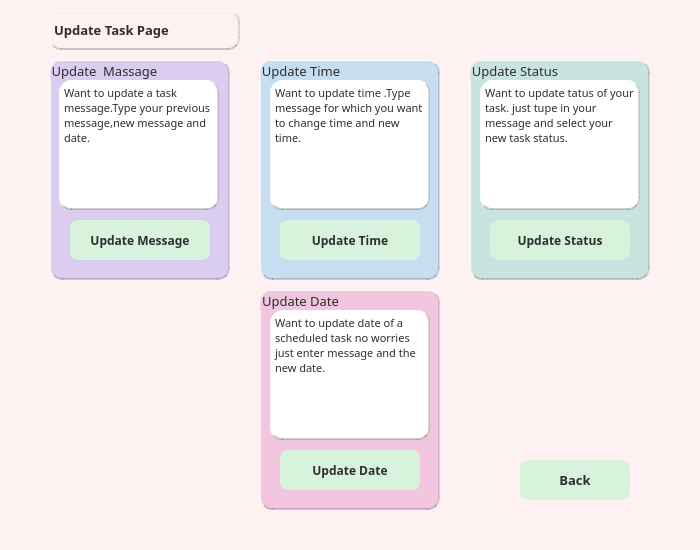
<?xml version="1.0" encoding="UTF-8"?>
<ui version="4.0">
 <class>UpdateTasksPage</class>
 <widget class="QWidget" name="UpdateTasksPage">
  <property name="geometry">
   <rect>
    <x>0</x>
    <y>0</y>
    <width>700</width>
    <height>550</height>
   </rect>
  </property>
  <property name="windowTitle">
   <string>Form</string>
  </property>
  <property name="styleSheet">
   <string notr="true">QFrame {
    background-color: white;
    border-radius: 12px;
    border-top: 1px solid rgba(255, 255, 255, 0.9);
    border-left: 1px solid rgba(255, 255, 255, 0.7);
    border-bottom: 2px solid rgba(0, 0, 0, 0.18);
    border-right: 2px solid rgba(0, 0, 0, 0.12);
}
QWidget {
    background-color: #fdf1f1;   /* pastel pink background */
    color: #2e2e2e;              /* charcoal text */
}

QPushButton {
    background-color: #d8f3dc;   /* mint green buttons */
    color: #2e2e2e;              /* dark text */
   
    border-radius: 8px;
    padding: 8px;
}

QPushButton:pressed {
    background-color: #fff5e1;   /* soft cream when pressed */
}
QDateEdit{
 background-color:white;
}
QTimeEdit
{
background-color:white;
}
QPlainTextEdit
{
background-color:white;
}
QComboBox
{
background-color:white;
}

</string>
  </property>
  <widget class="QGroupBox" name="groupBox">
   <property name="geometry">
    <rect>
     <x>50</x>
     <y>60</y>
     <width>180</width>
     <height>220</height>
    </rect>
   </property>
   <property name="font">
    <font>
     <family>Segoe Script</family>
     <pointsize>10</pointsize>
    </font>
   </property>
   <property name="styleSheet">
    <string notr="true">QGroupBox {
    background-color: #DBCDF0;
    border-radius: 12px;
    border-top: 1px solid rgba(255, 255, 255, 0.9);
    border-left: 1px solid rgba(255, 255, 255, 0.7);
    border-bottom: 2px solid rgba(0, 0, 0, 0.18);
    border-right: 2px solid rgba(0, 0, 0, 0.12);
}</string>
   </property>
   <property name="title">
    <string>Update  Massage</string>
   </property>
   <widget class="QPlainTextEdit" name="plainTextEdit">
    <property name="geometry">
     <rect>
      <x>9</x>
      <y>20</y>
      <width>160</width>
      <height>130</height>
     </rect>
    </property>
    <property name="font">
     <font>
      <family>Segoe Script</family>
      <pointsize>8</pointsize>
     </font>
    </property>
    <property name="plainText">
     <string>Want to update a task message.Type your previous message,new message and date.</string>
    </property>
   </widget>
   <widget class="QPushButton" name="btnUpdateMsg">
    <property name="geometry">
     <rect>
      <x>20</x>
      <y>160</y>
      <width>140</width>
      <height>40</height>
     </rect>
    </property>
    <property name="font">
     <font>
      <family>Segoe Script</family>
      <pointsize>9</pointsize>
      <bold>true</bold>
     </font>
    </property>
    <property name="text">
     <string>Update Message</string>
    </property>
   </widget>
  </widget>
  <widget class="QGroupBox" name="groupBox_2">
   <property name="geometry">
    <rect>
     <x>260</x>
     <y>60</y>
     <width>180</width>
     <height>220</height>
    </rect>
   </property>
   <property name="font">
    <font>
     <family>Segoe Script</family>
     <pointsize>10</pointsize>
    </font>
   </property>
   <property name="styleSheet">
    <string notr="true">QGroupBox {
    background-color: #C6DEF1;
    border-radius: 12px;
    border-top: 1px solid rgba(255, 255, 255, 0.9);
    border-left: 1px solid rgba(255, 255, 255, 0.7);
    border-bottom: 2px solid rgba(0, 0, 0, 0.18);
    border-right: 2px solid rgba(0, 0, 0, 0.12);
}</string>
   </property>
   <property name="title">
    <string>Update Time</string>
   </property>
   <widget class="QPlainTextEdit" name="plainTextEdit_3">
    <property name="geometry">
     <rect>
      <x>10</x>
      <y>20</y>
      <width>160</width>
      <height>130</height>
     </rect>
    </property>
    <property name="font">
     <font>
      <family>Segoe Script</family>
      <pointsize>8</pointsize>
     </font>
    </property>
    <property name="plainText">
     <string>Want to update time .Type message for which you want to change time and new time.</string>
    </property>
   </widget>
   <widget class="QPushButton" name="btnUpdateTime">
    <property name="geometry">
     <rect>
      <x>20</x>
      <y>160</y>
      <width>140</width>
      <height>40</height>
     </rect>
    </property>
    <property name="font">
     <font>
      <family>Segoe Script</family>
      <pointsize>9</pointsize>
      <bold>true</bold>
     </font>
    </property>
    <property name="text">
     <string>Update Time</string>
    </property>
   </widget>
  </widget>
  <widget class="QGroupBox" name="groupBox_3">
   <property name="geometry">
    <rect>
     <x>470</x>
     <y>60</y>
     <width>180</width>
     <height>220</height>
    </rect>
   </property>
   <property name="font">
    <font>
     <family>Segoe Script</family>
     <pointsize>10</pointsize>
    </font>
   </property>
   <property name="styleSheet">
    <string notr="true">QGroupBox {
    background-color: #C9E4DE;
    border-radius: 12px;
    border-top: 1px solid rgba(255, 255, 255, 0.9);
    border-left: 1px solid rgba(255, 255, 255, 0.7);
    border-bottom: 2px solid rgba(0, 0, 0, 0.18);
    border-right: 2px solid rgba(0, 0, 0, 0.12);
}</string>
   </property>
   <property name="title">
    <string>Update Status</string>
   </property>
   <widget class="QPlainTextEdit" name="plainTextEdit_4">
    <property name="geometry">
     <rect>
      <x>10</x>
      <y>20</y>
      <width>160</width>
      <height>130</height>
     </rect>
    </property>
    <property name="font">
     <font>
      <family>Segoe Script</family>
      <pointsize>8</pointsize>
     </font>
    </property>
    <property name="plainText">
     <string>Want to update tatus of your task. just tupe in your message and select your new task status.</string>
    </property>
   </widget>
   <widget class="QPushButton" name="btnUpdateStatus">
    <property name="geometry">
     <rect>
      <x>20</x>
      <y>160</y>
      <width>140</width>
      <height>40</height>
     </rect>
    </property>
    <property name="font">
     <font>
      <family>Segoe Script</family>
      <pointsize>9</pointsize>
      <bold>true</bold>
     </font>
    </property>
    <property name="text">
     <string>Update Status</string>
    </property>
   </widget>
  </widget>
  <widget class="QPushButton" name="btnBack">
   <property name="geometry">
    <rect>
     <x>520</x>
     <y>460</y>
     <width>110</width>
     <height>40</height>
    </rect>
   </property>
   <property name="font">
    <font>
     <family>Segoe Script</family>
     <pointsize>10</pointsize>
     <bold>true</bold>
    </font>
   </property>
   <property name="text">
    <string>Back</string>
   </property>
  </widget>
  <widget class="QLabel" name="UpdateTaskLabel">
   <property name="geometry">
    <rect>
     <x>49</x>
     <y>10</y>
     <width>191</width>
     <height>40</height>
    </rect>
   </property>
   <property name="font">
    <font>
     <family>Segoe Script</family>
     <pointsize>10</pointsize>
     <bold>true</bold>
    </font>
   </property>
   <property name="text">
    <string>Update Task Page</string>
   </property>
  </widget>
  <widget class="QGroupBox" name="groupBox_4">
   <property name="geometry">
    <rect>
     <x>260</x>
     <y>290</y>
     <width>180</width>
     <height>220</height>
    </rect>
   </property>
   <property name="font">
    <font>
     <family>Segoe Script</family>
     <pointsize>10</pointsize>
    </font>
   </property>
   <property name="styleSheet">
    <string notr="true">

QGroupBox{
   background-color:#F2C6DE;

    border-radius: 12px;
    border-top: 1px solid rgba(255, 255, 255, 0.9);
    border-left: 1px solid rgba(255, 255, 255, 0.7);
    border-bottom: 2px solid rgba(0, 0, 0, 0.18);
    border-right: 2px solid rgba(0, 0, 0, 0.12);
}</string>
   </property>
   <property name="title">
    <string>Update Date</string>
   </property>
   <widget class="QPlainTextEdit" name="plainTextEdit_2">
    <property name="geometry">
     <rect>
      <x>10</x>
      <y>20</y>
      <width>160</width>
      <height>130</height>
     </rect>
    </property>
    <property name="font">
     <font>
      <family>Segoe Script</family>
      <pointsize>8</pointsize>
     </font>
    </property>
    <property name="plainText">
     <string>Want to update date of a scheduled task no worries just enter message and the new date.</string>
    </property>
   </widget>
   <widget class="QPushButton" name="btnUpdateDate">
    <property name="geometry">
     <rect>
      <x>20</x>
      <y>160</y>
      <width>140</width>
      <height>40</height>
     </rect>
    </property>
    <property name="font">
     <font>
      <family>Segoe Script</family>
      <pointsize>9</pointsize>
      <bold>true</bold>
     </font>
    </property>
    <property name="text">
     <string>Update Date</string>
    </property>
   </widget>
  </widget>
 </widget>
 <resources/>
 <connections/>
</ui>
